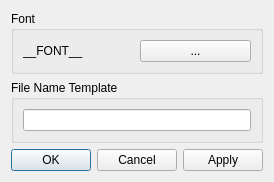
<?xml version="1.0" encoding="UTF-8"?>
<ui version="4.0">
 <class>Preference</class>
 <widget class="QDialog" name="Preference">
  <property name="geometry">
   <rect>
    <x>0</x>
    <y>0</y>
    <width>264</width>
    <height>181</height>
   </rect>
  </property>
  <property name="windowTitle">
   <string>Preference</string>
  </property>
  <layout class="QVBoxLayout" name="verticalLayout">
   <item>
    <widget class="QGroupBox" name="groupBox">
     <property name="title">
      <string>Font</string>
     </property>
     <layout class="QHBoxLayout" name="horizontalLayout">
      <item>
       <widget class="QLabel" name="fontName">
        <property name="text">
         <string notr="true">__FONT__</string>
        </property>
       </widget>
      </item>
      <item>
       <widget class="QPushButton" name="browse">
        <property name="text">
         <string notr="true">...</string>
        </property>
       </widget>
      </item>
     </layout>
    </widget>
   </item>
   <item>
    <widget class="QGroupBox" name="groupBox_2">
     <property name="title">
      <string>File Name Template</string>
     </property>
     <layout class="QGridLayout" name="gridLayout">
      <item row="0" column="0">
       <widget class="QLineEdit" name="tpl">
        <property name="toolTip">
         <string>Keywords:
%t: title
%a: artist
%Ni: index of track, N means width
%%: '%' literal
Extensions will automaticaly append.</string>
        </property>
       </widget>
      </item>
     </layout>
    </widget>
   </item>
   <item>
    <widget class="QDialogButtonBox" name="buttonBox">
     <property name="orientation">
      <enum>Qt::Horizontal</enum>
     </property>
     <property name="standardButtons">
      <set>QDialogButtonBox::Apply|QDialogButtonBox::Cancel|QDialogButtonBox::Ok</set>
     </property>
    </widget>
   </item>
  </layout>
 </widget>
 <resources/>
 <connections/>
</ui>
